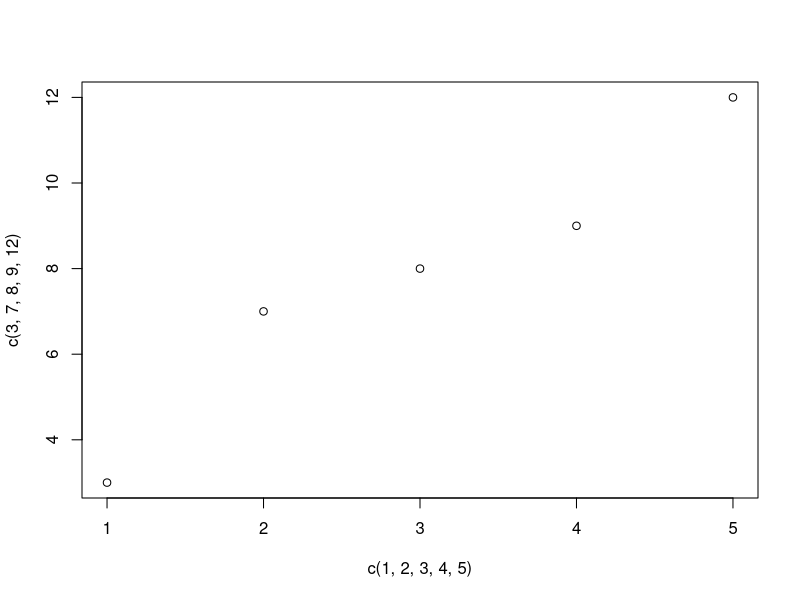

This chart was generated by the following R code:
## ---- chunk 1
plot(c(1, 2, 3, 4, 5), c(3, 7, 8, 9, 12))
